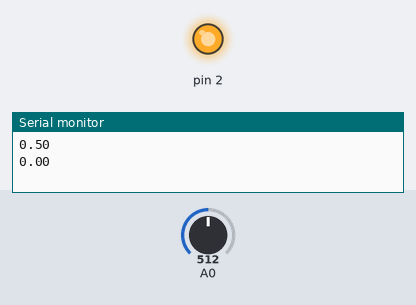
Bench run of a sketch on a simulated Arduino Uno, built with avr-gcc and run on an emulated ATmega328P. Shown: output pins drawn as LEDs (lit = HIGH), the last lines printed to the serial monitor. The inputs (shaded band) are chosen by the test bench; at power-on: A0 = 512.

Above: at 1.2 s.
1.3 s: A0 set to 81
2.8 s: A0 set to 69
At 3.5 s:
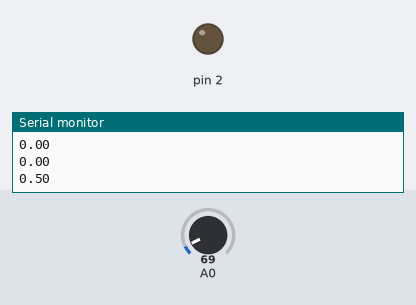
4.3 s: A0 set to 122
At 4.7 s:
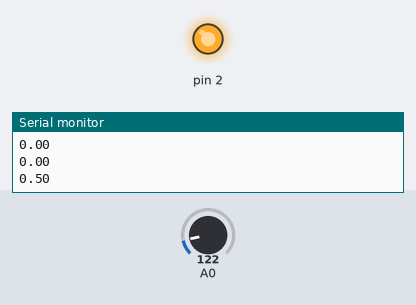
5.8 s: A0 set to 0
At 7.0 s:
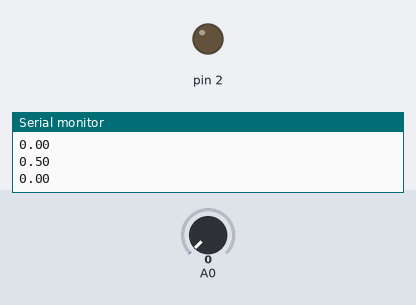
Timing chart, 0 to 8.3 s (numbered marks = the images above; inputs shaded):
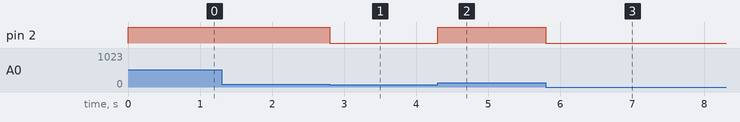

The sketch:

tacometro.ino
```cpp
 int val;
int last=0;
int stat=LOW;
int stat2;
int contar=0;
int sens=75;
int nAspas=2;
int milisegundos=500;

void setup() {
  Serial.begin(9600);
  pinMode(2,OUTPUT);
}
void loop() {
  val=analogRead(0);
  if(val<sens)
  stat=LOW;
  else
  stat=HIGH;
  digitalWrite(2,stat);

  if(stat2!=stat){
    contar++;
    stat2=stat;
  }
  if(millis()-last>=milisegundos){
    double rps=((double)contar/nAspas)/2.0*1000.0/milisegundos;
    Serial.println(rps);
    contar=0;
    last=millis();
  }

}
```

Measured:
- the behaviour switches between 75 and 74 on A0 (found by bisection; images 0 and 1)
- after the input at 2.8 s, pin 2: HIGH → LOW at once
- after the input at 4.3 s, pin 2: LOW → HIGH at once
- after the input at 5.8 s, pin 2: HIGH → LOW at once
